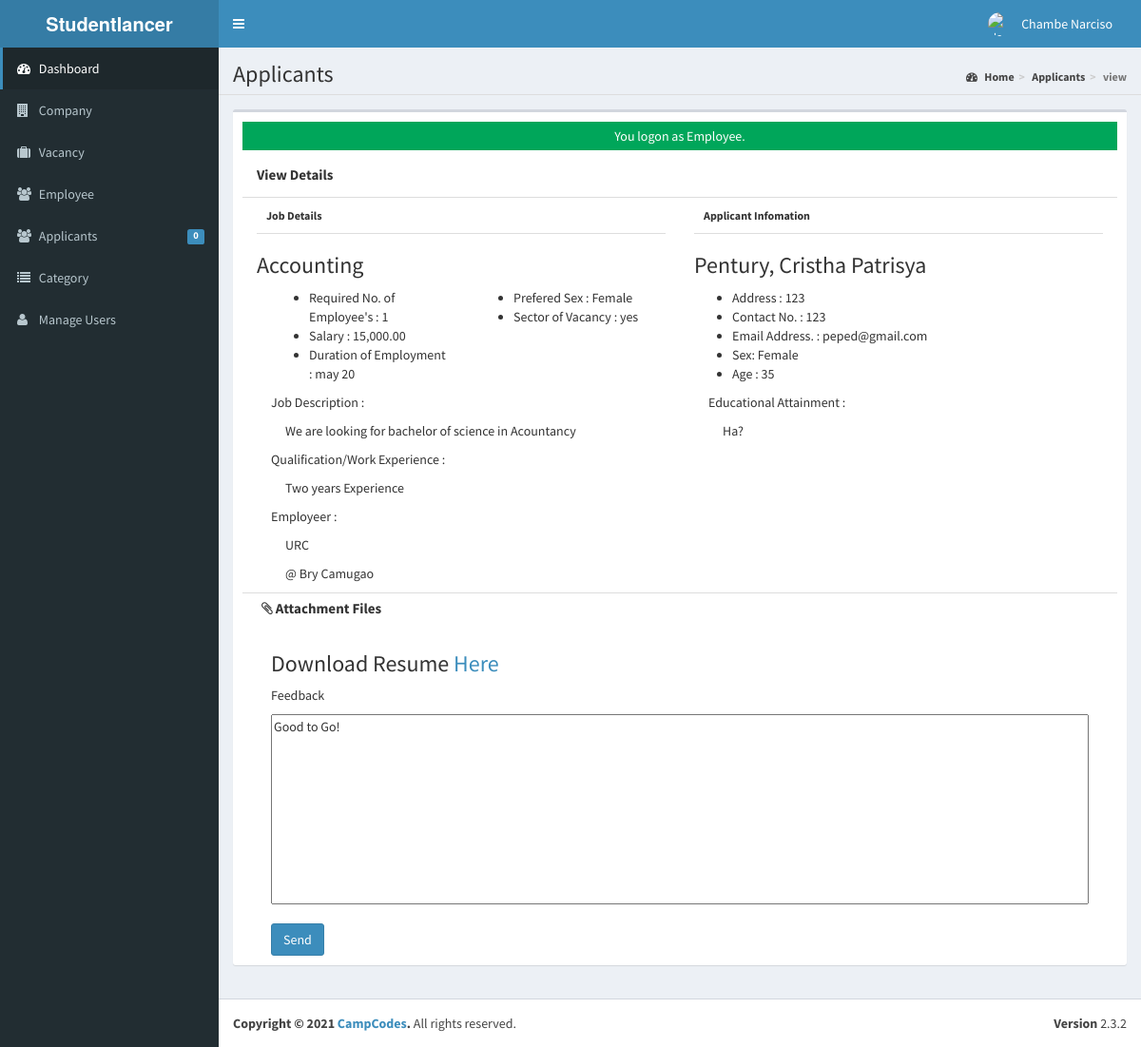
The page /developer/applicants/index.php?view=view&id=3 (signed in) on the database as committed earlier.
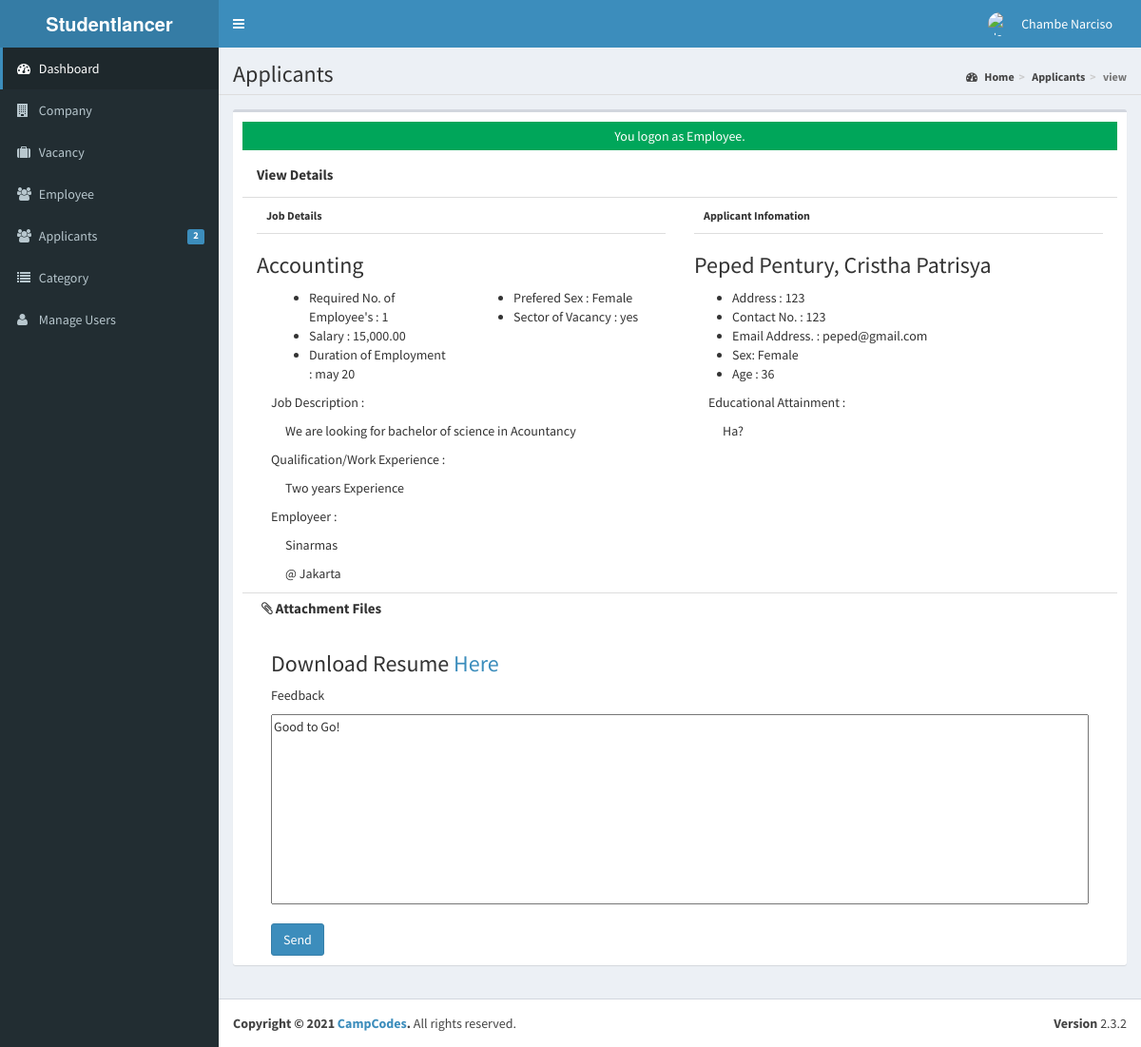
The same page on the database as committed later.
### tables this page shows
CREATE TABLE `tblcompany` (
  `COMPANYID` int(11) NOT NULL,
  `COMPANYNAME` varchar(90) NOT NULL,
  `COMPANYADDRESS` varchar(90) NOT NULL,
  `COMPANYCONTACTNO` varchar(30) NOT NULL,
  `COMPANYSTATUS` varchar(90) NOT NULL,
  `COMPANYMISSION` text NOT NULL
);

CREATE TABLE `tblapplicants` (
  `APPLICANTID` int(11) NOT NULL,
  `FNAME` varchar(90) NOT NULL,
  `LNAME` varchar(90) NOT NULL,
  `MNAME` varchar(90) NOT NULL,
  `ADDRESS` varchar(255) NOT NULL,
  `SEX` varchar(11) NOT NULL,
  `CIVILSTATUS` varchar(30) NOT NULL,
  `BIRTHDATE` date NOT NULL,
  `BIRTHPLACE` varchar(255) NOT NULL,
  `AGE` int(2) NOT NULL,
  `USERNAME` varchar(90) NOT NULL,
  `PASS` varchar(90) NOT NULL,
  `EMAILADDRESS` varchar(90) NOT NULL,
  `CONTACTNO` varchar(90) NOT NULL,
  `DEGREE` text NOT NULL,
  `APPLICANTPHOTO` varchar(255) NOT NULL,
  `NATIONALID` varchar(255) NOT NULL
);

### developer/applicants/index.php (called while the page is built, shortened)
<?php
require_once("../../include/initialize.php");
 $title="Applicants";
require_once ("../theme/templates.php");
?>

### include/function.php (called while the page is built, shortened)
<?php
function currentpage(){
		$this_page = $_SERVER['SCRIPT_NAME'];
	    $bits = explode('/',$this_page);
		 return $bits[3];
	}
		?>

### include/database.php (called while the page is built, shortened)
<?php
class Database {
	var $sql_string = '';
	private $conn;
	public function open_connection() {
		$this->conn = mysqli_connect(server,user,pass);
		if(!$this->conn){
			echo "Problem in database connection! Contact administrator!";
			exit();
		}else{
			$db_select = mysqli_select_db($this->conn,database_name);
		}
	}
	function setQuery($sql='') {
		$this->sql_string=$sql;
	}
	function executeQuery() {
		$result = mysqli_query($this->conn,$this->sql_string);
		return $result;
	}
	private function confirm_query($result) {
		return $result;
	}
	function loadSingleResult() {
		$cur = $this->executeQuery();
		while ($row = mysqli_fetch_object($cur)) {
		return $data = $row;
		}
	}
}
$mydb = new Database();

### include/jobregistration.php (called while the page is built, shortened)
<?php
require_once(LIB_PATH.DS.'database.php');
class JobRegistration {
	protected static  $tblname = "tbljobregistration";
	function single_jobregistration($id=""){
			global $mydb;
			$mydb->setQuery("SELECT * FROM ".self::$tblname."
				Where REGISTRATIONID= '{$id}' LIMIT 1");
			$cur = $mydb->loadSingleResult();
			return $cur;
	}
}

### include/companies.php (called while the page is built, shortened)
<?php
require_once(LIB_PATH.DS.'database.php');
class Company {
	protected static  $tblname = "tblcompany";
	function single_company($id=""){
			global $mydb;
			$mydb->setQuery("SELECT * FROM ".self::$tblname."
				Where COMPANYID= '{$id}' LIMIT 1");
			$cur = $mydb->loadSingleResult();
			return $cur;
	}
}

### include/applicant.php (called while the page is built, shortened)
<?php
require_once(LIB_PATH.DS.'database.php');
class Applicants {
	protected static  $tblname = "tblapplicants";
	function single_applicant($id=""){
			global $mydb;
			$mydb->setQuery("SELECT * FROM ".self::$tblname."
				Where APPLICANTID= '{$id}' LIMIT 1");
			$cur = $mydb->loadSingleResult();
			return $cur;
	}
}

### developer/applicants/view.php (the view, shortened to what the changed rows need)
<?php
	$red_id = isset($_GET['id']) ? $_GET['id'] : '';
	$jobregistration = New JobRegistration();
	$jobreg = $jobregistration->single_jobregistration($red_id);
	$applicant = new Applicants();
	$appl = $applicant->single_applicant($jobreg->APPLICANTID);
	$company = new Company();
	$comp = $company->single_company($jobreg->COMPANYID);
?>
<form action="controller.php?action=approve" method="POST">
<div class="col-sm-6 content-body" >
	<div class="col-sm-12">
		<p>Employeer : </p>
		<p style="margin-left: 15px;"><?php echo $comp->COMPANYNAME ; ?></p>
		<p style="margin-left: 15px;">@ <?php echo $comp->COMPANYADDRESS ; ?></p>
	</div>
</div>
<div class="col-sm-6 content-body" >
	<p>Applicant Infomation</p>
	<h3> <?php echo $appl->LNAME. ', ' .$appl->FNAME . ' ' . $appl->MNAME;?></h3>
	<ul>
		<li>Address : <?php echo $appl->ADDRESS; ?></li>
		<li>Contact No. : <?php echo $appl->CONTACTNO;?></li>
		<li>Email Address. : <?php echo $appl->EMAILADDRESS;?></li>
		<li>Sex: <?php echo $appl->SEX;?></li>
		<li>Age : <?php echo $appl->AGE;?></li>
	</ul>
	<div class="col-sm-12">
		<p>Educational Attainment : </p>
		<p style="margin-left: 15px;"><?php echo $appl->DEGREE;?></p>
	</div>
</div>
</form>

### developer/theme/templates.php (shortened to what the changed rows need)
<!DOCTYPE html>
<html>
<head>
  <link rel="stylesheet" href="<?php echo web_root; ?>bootstrap/css/bootstrap.min.css">
  <link rel="stylesheet" href="<?php echo web_root; ?>plugins/font-awesome/css/font-awesome.min.css">
  <link rel="stylesheet" href="<?php echo web_root; ?>dist/css/AdminLTE.min.css">
  <link rel="stylesheet" href="<?php echo web_root; ?>dist/css/skins/_all-skins.min.css">
  <link rel="stylesheet" href="<?php echo web_root; ?>plugins/iCheck/flat/blue.css">
  <link rel="stylesheet" href="<?php echo web_root; ?>plugins/morris/morris.css">
  <link rel="stylesheet" href="<?php echo web_root; ?>plugins/jvectormap/jquery-jvectormap-1.2.2.css">
  <link href="<?php echo web_root; ?>plugins/datepicker/bootstrap-datetimepicker.min.css" rel="stylesheet" media="screen">
  <link rel="stylesheet" href="<?php echo web_root; ?>plugins/dataTables/jquery.dataTables.min.css">
  <link rel="stylesheet" href="<?php echo web_root; ?>plugins/bootstrap-wysihtml5/bootstrap3-wysihtml5.min.css">
</head>
<body class="hold-transition skin-blue fixed sidebar-mini">
  <div class="wrapper">
    <aside class="main-sidebar">
      <section class="sidebar">
        <ul class="sidebar-menu">
          <li class="<?php echo (currentpage() == 'applicants') ? "active" : false; ?>">
            <a href="<?php echo web_root; ?>developer/applicants/">
              <i class="fa fa-users"></i> <span>Applicants</span>
              <span class="label label-primary pull-right">
                <?php
                $sql = "SELECT count(*) as 'APPL' FROM `tbljobregistration` WHERE `PENDINGAPPLICATION`=1";
                $mydb->setQuery($sql);
                $pending = $mydb->loadSingleResult();
                echo $pending->APPL;
                ?>
              </span>
            </a>
          </li>
        </ul>
      </section>
    </aside>
    <div class="content-wrapper">
      <section class="content-header">
        <h1>
          <?php echo isset($title) ? $title : ''; ?>
        </h1>
      </section>
      <section class="content">
        <div class="row">
          <div class="col-xs-12">
            <div class="box">
              <div class="box-body">
                <?php
                require_once $content;
                ?>
              </div>
            </div>
          </div>
        </div>
      </section>
    </div>
</body>
</html>

Rows that differ between the two databases and show on the page:
changed tblcompany: COMPANYNAME "URC" → "Sinarmas"; COMPANYADDRESS "Bry Camugao" → "Jakarta"
changed tblapplicants "Cristha": LNAME "Pentury" → "Peped Pentury"; AGE "35" → "36"
Other text that changed with them:
$pending->APPL: "0" → "2"
